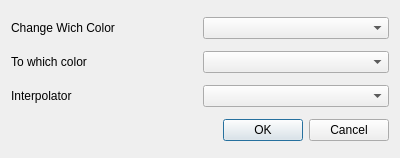
<?xml version="1.0" encoding="UTF-8"?>
<ui version="4.0">
 <class>DAChangeColor</class>
 <widget class="QDialog" name="DAChangeColor">
  <property name="geometry">
   <rect>
    <x>0</x>
    <y>0</y>
    <width>400</width>
    <height>158</height>
   </rect>
  </property>
  <property name="windowTitle">
   <string>Dialog</string>
  </property>
  <layout class="QVBoxLayout" name="verticalLayout">
   <item>
    <layout class="QHBoxLayout" name="horizontalLayout_3">
     <item>
      <widget class="QLabel" name="label">
       <property name="text">
        <string>Change Wich Color</string>
       </property>
      </widget>
     </item>
     <item>
      <widget class="QComboBox" name="comboBox"/>
     </item>
    </layout>
   </item>
   <item>
    <layout class="QHBoxLayout" name="horizontalLayout_2">
     <item>
      <widget class="QLabel" name="label_2">
       <property name="text">
        <string>To which color</string>
       </property>
      </widget>
     </item>
     <item>
      <widget class="QComboBox" name="comboBox_2"/>
     </item>
    </layout>
   </item>
   <item>
    <layout class="QHBoxLayout" name="horizontalLayout">
     <item>
      <widget class="QLabel" name="label_3">
       <property name="text">
        <string>Interpolator</string>
       </property>
      </widget>
     </item>
     <item>
      <widget class="QComboBox" name="comboBox_3"/>
     </item>
    </layout>
   </item>
   <item>
    <widget class="QDialogButtonBox" name="buttonBox">
     <property name="orientation">
      <enum>Qt::Horizontal</enum>
     </property>
     <property name="standardButtons">
      <set>QDialogButtonBox::Cancel|QDialogButtonBox::Ok</set>
     </property>
    </widget>
   </item>
  </layout>
 </widget>
 <resources/>
 <connections>
  <connection>
   <sender>buttonBox</sender>
   <signal>accepted()</signal>
   <receiver>DAChangeColor</receiver>
   <slot>accept()</slot>
   <hints>
    <hint type="sourcelabel">
     <x>248</x>
     <y>254</y>
    </hint>
    <hint type="destinationlabel">
     <x>157</x>
     <y>274</y>
    </hint>
   </hints>
  </connection>
  <connection>
   <sender>buttonBox</sender>
   <signal>rejected()</signal>
   <receiver>DAChangeColor</receiver>
   <slot>reject()</slot>
   <hints>
    <hint type="sourcelabel">
     <x>316</x>
     <y>260</y>
    </hint>
    <hint type="destinationlabel">
     <x>286</x>
     <y>274</y>
    </hint>
   </hints>
  </connection>
 </connections>
</ui>
